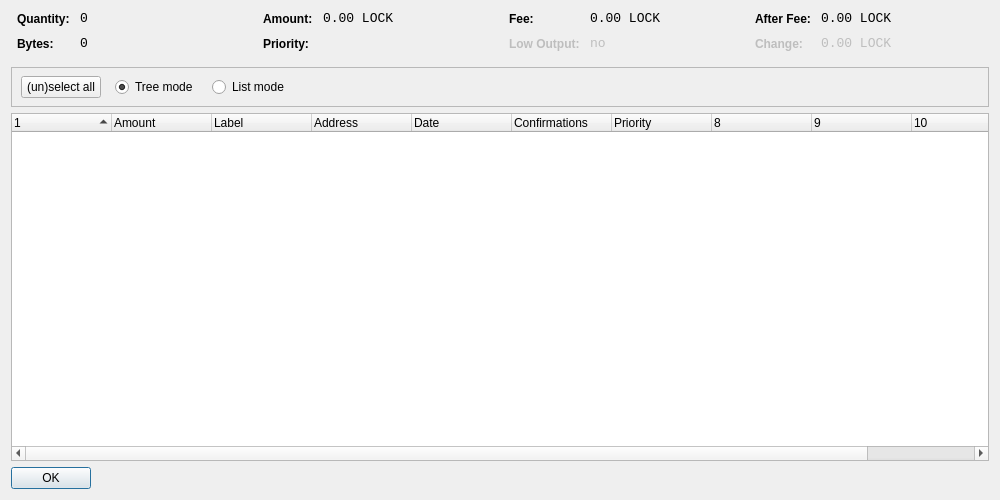
<?xml version="1.0" encoding="UTF-8"?>
<ui version="4.0">
 <class>CoinControlDialog</class>
 <widget class="QDialog" name="CoinControlDialog">
  <property name="geometry">
   <rect>
    <x>0</x>
    <y>0</y>
    <width>1000</width>
    <height>500</height>
   </rect>
  </property>
  <property name="windowTitle">
   <string>Coin Control</string>
  </property>
  <layout class="QVBoxLayout" name="verticalLayout">
   <item>
    <layout class="QHBoxLayout" name="horizontalLayoutTop" stretch="0,0,0,0">
     <property name="topMargin">
      <number>0</number>
     </property>
     <property name="bottomMargin">
      <number>10</number>
     </property>
     <item>
      <layout class="QFormLayout" name="formLayoutCoinControl1">
       <property name="horizontalSpacing">
        <number>10</number>
       </property>
       <property name="verticalSpacing">
        <number>10</number>
       </property>
       <property name="leftMargin">
        <number>6</number>
       </property>
       <property name="rightMargin">
        <number>6</number>
       </property>
       <item row="0" column="0">
        <widget class="QLabel" name="labelCoinControlQuantityText">
         <property name="styleSheet">
          <string notr="true">font-weight:bold;</string>
         </property>
         <property name="text">
          <string>Quantity:</string>
         </property>
        </widget>
       </item>
       <item row="0" column="1">
        <widget class="QLabel" name="labelCoinControlQuantity">
         <property name="font">
          <font>
           <family>Monospace</family>
           <pointsize>10</pointsize>
          </font>
         </property>
         <property name="cursor">
          <cursorShape>IBeamCursor</cursorShape>
         </property>
         <property name="contextMenuPolicy">
          <enum>Qt::ActionsContextMenu</enum>
         </property>
         <property name="text">
          <string notr="true">0</string>
         </property>
         <property name="textInteractionFlags">
          <set>Qt::LinksAccessibleByMouse|Qt::TextSelectableByKeyboard|Qt::TextSelectableByMouse</set>
         </property>
        </widget>
       </item>
       <item row="1" column="0">
        <widget class="QLabel" name="labelCoinControlBytesText">
         <property name="styleSheet">
          <string notr="true">font-weight:bold;</string>
         </property>
         <property name="text">
          <string>Bytes:</string>
         </property>
        </widget>
       </item>
       <item row="1" column="1">
        <widget class="QLabel" name="labelCoinControlBytes">
         <property name="font">
          <font>
           <family>Monospace</family>
           <pointsize>10</pointsize>
          </font>
         </property>
         <property name="cursor">
          <cursorShape>IBeamCursor</cursorShape>
         </property>
         <property name="contextMenuPolicy">
          <enum>Qt::ActionsContextMenu</enum>
         </property>
         <property name="text">
          <string notr="true">0</string>
         </property>
         <property name="textInteractionFlags">
          <set>Qt::LinksAccessibleByMouse|Qt::TextSelectableByKeyboard|Qt::TextSelectableByMouse</set>
         </property>
        </widget>
       </item>
      </layout>
     </item>
     <item>
      <layout class="QFormLayout" name="formLayoutCoinControl2">
       <property name="horizontalSpacing">
        <number>10</number>
       </property>
       <property name="verticalSpacing">
        <number>10</number>
       </property>
       <property name="leftMargin">
        <number>6</number>
       </property>
       <property name="rightMargin">
        <number>6</number>
       </property>
       <item row="0" column="0">
        <widget class="QLabel" name="labelCoinControlAmountText">
         <property name="styleSheet">
          <string notr="true">font-weight:bold;</string>
         </property>
         <property name="text">
          <string>Amount:</string>
         </property>
        </widget>
       </item>
       <item row="0" column="1">
        <widget class="QLabel" name="labelCoinControlAmount">
         <property name="font">
          <font>
           <family>Monospace</family>
           <pointsize>10</pointsize>
          </font>
         </property>
         <property name="cursor">
          <cursorShape>IBeamCursor</cursorShape>
         </property>
         <property name="contextMenuPolicy">
          <enum>Qt::ActionsContextMenu</enum>
         </property>
         <property name="text">
          <string notr="true">0.00 LOCK</string>
         </property>
         <property name="textInteractionFlags">
          <set>Qt::LinksAccessibleByMouse|Qt::TextSelectableByKeyboard|Qt::TextSelectableByMouse</set>
         </property>
        </widget>
       </item>
       <item row="1" column="0">
        <widget class="QLabel" name="labelCoinControlPriorityText">
         <property name="styleSheet">
          <string notr="true">font-weight:bold;</string>
         </property>
         <property name="text">
          <string>Priority:</string>
         </property>
        </widget>
       </item>
       <item row="1" column="1">
        <widget class="QLabel" name="labelCoinControlPriority">
         <property name="font">
          <font>
           <family>Monospace</family>
           <pointsize>10</pointsize>
          </font>
         </property>
         <property name="cursor">
          <cursorShape>IBeamCursor</cursorShape>
         </property>
         <property name="contextMenuPolicy">
          <enum>Qt::ActionsContextMenu</enum>
         </property>
         <property name="text">
          <string/>
         </property>
         <property name="textInteractionFlags">
          <set>Qt::LinksAccessibleByMouse|Qt::TextSelectableByKeyboard|Qt::TextSelectableByMouse</set>
         </property>
        </widget>
       </item>
      </layout>
     </item>
     <item>
      <layout class="QFormLayout" name="formLayoutCoinControl3">
       <property name="horizontalSpacing">
        <number>10</number>
       </property>
       <property name="verticalSpacing">
        <number>10</number>
       </property>
       <property name="leftMargin">
        <number>6</number>
       </property>
       <property name="rightMargin">
        <number>6</number>
       </property>
       <item row="0" column="0">
        <widget class="QLabel" name="labelCoinControlFeeText">
         <property name="styleSheet">
          <string notr="true">font-weight:bold;</string>
         </property>
         <property name="text">
          <string>Fee:</string>
         </property>
        </widget>
       </item>
       <item row="0" column="1">
        <widget class="QLabel" name="labelCoinControlFee">
         <property name="font">
          <font>
           <family>Monospace</family>
           <pointsize>10</pointsize>
          </font>
         </property>
         <property name="cursor">
          <cursorShape>IBeamCursor</cursorShape>
         </property>
         <property name="contextMenuPolicy">
          <enum>Qt::ActionsContextMenu</enum>
         </property>
         <property name="text">
          <string notr="true">0.00 LOCK</string>
         </property>
         <property name="textInteractionFlags">
          <set>Qt::LinksAccessibleByMouse|Qt::TextSelectableByKeyboard|Qt::TextSelectableByMouse</set>
         </property>
        </widget>
       </item>
       <item row="1" column="0">
        <widget class="QLabel" name="labelCoinControlLowOutputText">
         <property name="enabled">
          <bool>false</bool>
         </property>
         <property name="styleSheet">
          <string notr="true">font-weight:bold;</string>
         </property>
         <property name="text">
          <string>Low Output:</string>
         </property>
        </widget>
       </item>
       <item row="1" column="1">
        <widget class="QLabel" name="labelCoinControlLowOutput">
         <property name="enabled">
          <bool>false</bool>
         </property>
         <property name="font">
          <font>
           <family>Monospace</family>
           <pointsize>10</pointsize>
          </font>
         </property>
         <property name="cursor">
          <cursorShape>IBeamCursor</cursorShape>
         </property>
         <property name="contextMenuPolicy">
          <enum>Qt::ActionsContextMenu</enum>
         </property>
         <property name="text">
          <string notr="true">no</string>
         </property>
         <property name="textInteractionFlags">
          <set>Qt::LinksAccessibleByMouse|Qt::TextSelectableByKeyboard|Qt::TextSelectableByMouse</set>
         </property>
        </widget>
       </item>
      </layout>
     </item>
     <item>
      <layout class="QFormLayout" name="formLayoutCoinControl4">
       <property name="horizontalSpacing">
        <number>10</number>
       </property>
       <property name="verticalSpacing">
        <number>10</number>
       </property>
       <property name="leftMargin">
        <number>6</number>
       </property>
       <property name="rightMargin">
        <number>6</number>
       </property>
       <item row="0" column="0">
        <widget class="QLabel" name="labelCoinControlAfterFeeText">
         <property name="styleSheet">
          <string notr="true">font-weight:bold;</string>
         </property>
         <property name="text">
          <string>After Fee:</string>
         </property>
        </widget>
       </item>
       <item row="0" column="1">
        <widget class="QLabel" name="labelCoinControlAfterFee">
         <property name="font">
          <font>
           <family>Monospace</family>
           <pointsize>10</pointsize>
          </font>
         </property>
         <property name="cursor">
          <cursorShape>IBeamCursor</cursorShape>
         </property>
         <property name="contextMenuPolicy">
          <enum>Qt::ActionsContextMenu</enum>
         </property>
         <property name="text">
          <string notr="true">0.00 LOCK</string>
         </property>
         <property name="textInteractionFlags">
          <set>Qt::LinksAccessibleByMouse|Qt::TextSelectableByKeyboard|Qt::TextSelectableByMouse</set>
         </property>
        </widget>
       </item>
       <item row="1" column="0">
        <widget class="QLabel" name="labelCoinControlChangeText">
         <property name="enabled">
          <bool>false</bool>
         </property>
         <property name="styleSheet">
          <string notr="true">font-weight:bold;</string>
         </property>
         <property name="text">
          <string>Change:</string>
         </property>
        </widget>
       </item>
       <item row="1" column="1">
        <widget class="QLabel" name="labelCoinControlChange">
         <property name="enabled">
          <bool>false</bool>
         </property>
         <property name="font">
          <font>
           <family>Monospace</family>
           <pointsize>10</pointsize>
          </font>
         </property>
         <property name="cursor">
          <cursorShape>IBeamCursor</cursorShape>
         </property>
         <property name="contextMenuPolicy">
          <enum>Qt::ActionsContextMenu</enum>
         </property>
         <property name="text">
          <string notr="true">0.00 LOCK</string>
         </property>
         <property name="textInteractionFlags">
          <set>Qt::LinksAccessibleByMouse|Qt::TextSelectableByKeyboard|Qt::TextSelectableByMouse</set>
         </property>
        </widget>
       </item>
      </layout>
     </item>
    </layout>
   </item>
   <item>
    <widget class="QFrame" name="frame">
     <property name="minimumSize">
      <size>
       <width>0</width>
       <height>40</height>
      </size>
     </property>
     <property name="frameShape">
      <enum>QFrame::StyledPanel</enum>
     </property>
     <property name="frameShadow">
      <enum>QFrame::Sunken</enum>
     </property>
     <widget class="QWidget" name="horizontalLayoutWidget">
      <property name="geometry">
       <rect>
        <x>10</x>
        <y>0</y>
        <width>781</width>
        <height>41</height>
       </rect>
      </property>
      <layout class="QHBoxLayout" name="horizontalLayoutPanel" stretch="0,0,0,0,0">
       <property name="spacing">
        <number>14</number>
       </property>
       <item>
        <widget class="QPushButton" name="pushButtonSelectAll">
         <property name="sizePolicy">
          <sizepolicy hsizetype="Maximum" vsizetype="Fixed">
           <horstretch>0</horstretch>
           <verstretch>0</verstretch>
          </sizepolicy>
         </property>
         <property name="text">
          <string>(un)select all</string>
         </property>
        </widget>
       </item>
       <item>
        <widget class="QRadioButton" name="radioTreeMode">
         <property name="sizePolicy">
          <sizepolicy hsizetype="Maximum" vsizetype="Fixed">
           <horstretch>0</horstretch>
           <verstretch>0</verstretch>
          </sizepolicy>
         </property>
         <property name="text">
          <string>Tree mode</string>
         </property>
         <property name="checked">
          <bool>true</bool>
         </property>
        </widget>
       </item>
       <item>
        <widget class="QRadioButton" name="radioListMode">
         <property name="sizePolicy">
          <sizepolicy hsizetype="Maximum" vsizetype="Fixed">
           <horstretch>0</horstretch>
           <verstretch>0</verstretch>
          </sizepolicy>
         </property>
         <property name="text">
          <string>List mode</string>
         </property>
        </widget>
       </item>
       <item>
        <spacer name="horizontalSpacer">
         <property name="orientation">
          <enum>Qt::Horizontal</enum>
         </property>
         <property name="sizeHint" stdset="0">
          <size>
           <width>40</width>
           <height>20</height>
          </size>
         </property>
        </spacer>
       </item>
      </layout>
     </widget>
    </widget>
   </item>
   <item>
    <widget class="CoinControlTreeWidget" name="treeWidget">
     <property name="contextMenuPolicy">
      <enum>Qt::CustomContextMenu</enum>
     </property>
     <property name="sortingEnabled">
      <bool>false</bool>
     </property>
     <property name="columnCount">
      <number>11</number>
     </property>
     <attribute name="headerShowSortIndicator" stdset="0">
      <bool>true</bool>
     </attribute>
     <attribute name="headerStretchLastSection">
      <bool>false</bool>
     </attribute>
     <column>
      <property name="text">
       <string/>
      </property>
     </column>
     <column>
      <property name="text">
       <string>Amount</string>
      </property>
     </column>
     <column>
      <property name="text">
       <string>Label</string>
      </property>
     </column>
     <column>
      <property name="text">
       <string>Address</string>
      </property>
     </column>
     <column>
      <property name="text">
       <string>Date</string>
      </property>
     </column>
     <column>
      <property name="text">
       <string>Confirmations</string>
      </property>
      <property name="toolTip">
       <string>Confirmed</string>
      </property>
     </column>
     <column>
      <property name="text">
       <string>Priority</string>
      </property>
     </column>
     <column>
      <property name="text">
       <string/>
      </property>
     </column>
     <column>
      <property name="text">
       <string/>
      </property>
     </column>
     <column>
      <property name="text">
       <string/>
      </property>
     </column>
     <column>
      <property name="text">
       <string/>
      </property>
     </column>
    </widget>
   </item>
   <item>
    <widget class="QDialogButtonBox" name="buttonBox">
     <property name="sizePolicy">
      <sizepolicy hsizetype="Maximum" vsizetype="Fixed">
       <horstretch>0</horstretch>
       <verstretch>0</verstretch>
      </sizepolicy>
     </property>
     <property name="orientation">
      <enum>Qt::Horizontal</enum>
     </property>
     <property name="standardButtons">
      <set>QDialogButtonBox::Ok</set>
     </property>
    </widget>
   </item>
  </layout>
 </widget>
 <customwidgets>
  <customwidget>
   <class>CoinControlTreeWidget</class>
   <extends>QTreeWidget</extends>
   <header>coincontroltreewidget.h</header>
  </customwidget>
 </customwidgets>
 <resources/>
 <connections/>
</ui>
